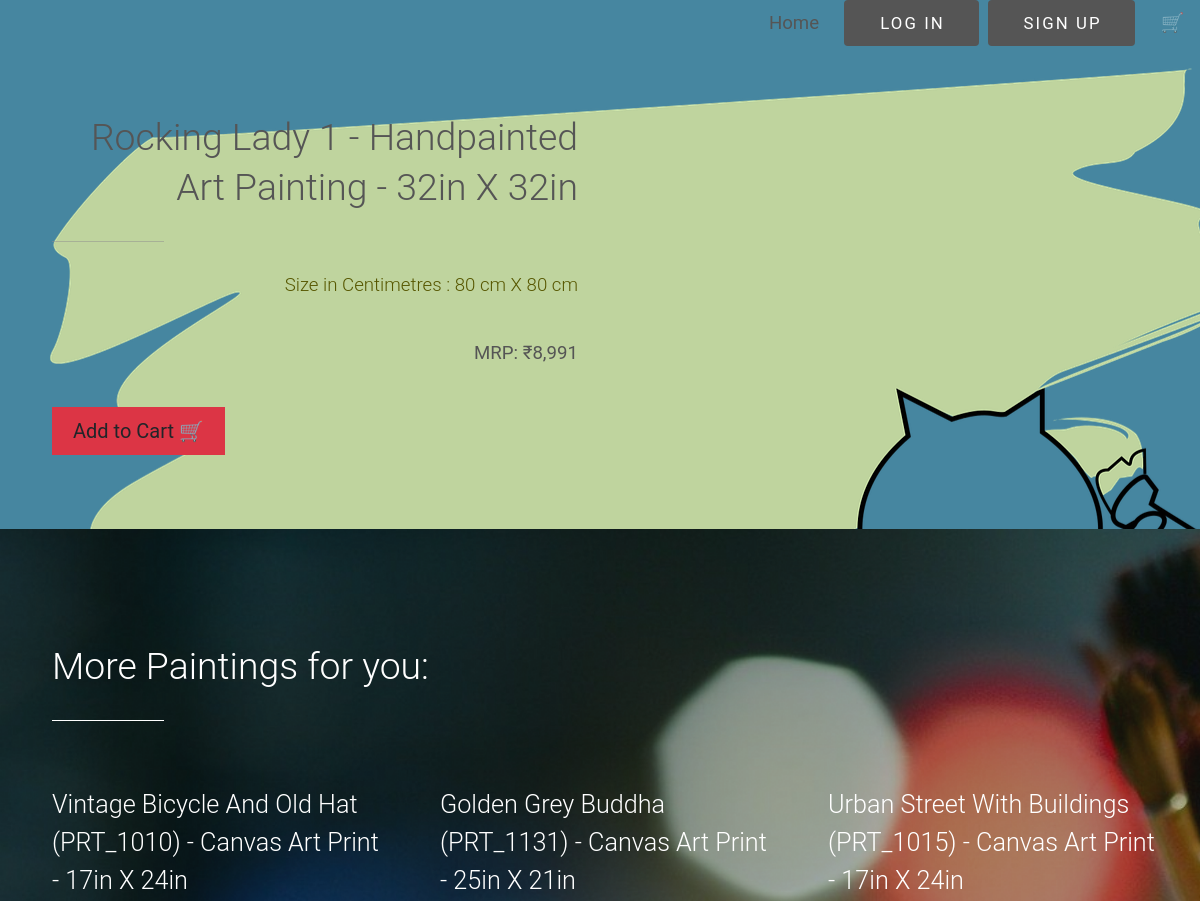
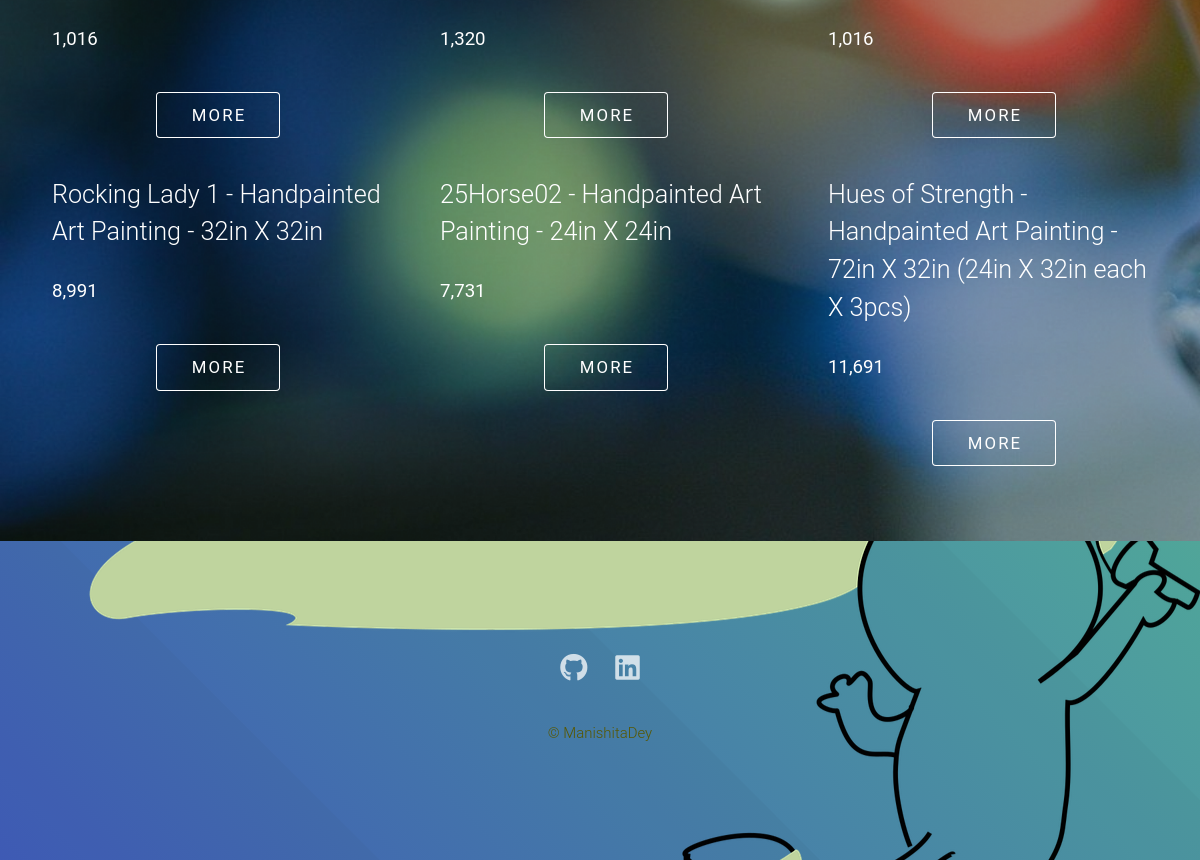
/show_product/4, run on the app's committed database (2 pictures, top to bottom).
### main.py (models this page shows)
class Product(db.Model):
    __tablename__ = 'product'
    id = db.Column(db.Integer, primary_key = True)
    name = db.Column(db.String(500), nullable = False)
    size = db.Column(db.String(250), nullable = True)
    price = db.Column(db.String(250), nullable = False)
    image = db.Column(db.String(1000), nullable = False)

### main.py (the view)
@app.route('/show_product/<int:prod_id>')
def show(prod_id):
    flag = False
    all_products = db.session.query(Product).all()
    prod = db.session.query(Product).get(prod_id)
    if current_user.is_authenticated:
        all_cart_items = Cart.query.filter_by(user_id=current_user.id).all()
    else:
        all_cart_items = []
    for item in all_cart_items:
        if item.name == prod.name:
            flag = True
            break
        else:
            flag = False
    return render_template('show_product.html', product = prod, products = all_products, btn_flag = flag)

### templates/show_product.html (shortened to what this page needs)
<!DOCTYPE HTML>
<html>
	<head>
		<link href="https://cdn.jsdelivr.net/npm/bootstrap@5.0.2/dist/css/bootstrap.min.css" rel="stylesheet">
		<link rel="stylesheet" href="../static/assets/css/main.css" />
	</head>
	<body class="is-preload">
<div style="background-color:#b5c491;">
					<ul class="nav fixed-top nav-pills justify-content-end">
						  <li class="nav-item">
    <a class="nav-link " href="{{url_for('home')}}">
		<strong>
			{% if current_user.is_authenticated %}
			{{current_user.name}}
			{% else %}
			Home
			{% endif %}
		</strong></a>
  </li>
						{% if not current_user.is_authenticated %}
  <li class="nav-item">
	  <a href="{{url_for('login')}}" class="button primary">Log in</a></li>
						<li class = "nav-item"><a href="{{url_for('register')}}" class="button primary">Sign Up</a></li>
						{% else %}
						<li class = "nav-item"><a href="{{url_for('logout')}}" class="button primary">Log Out</a></li>
						{% endif %}
						<li class="nav-item">
    <a class="nav-link " href="{{url_for('cart')}}"><strong>🛒</strong></a>
  </li>
</ul>
</div>
				<section id = 'one' class = 'main style1'>
				<div class="container">
					<div class="row gtr-150">
						<div class="col-6 col-12-medium">
							<header class="major">
								<h2 style= "text-align:right;">{{product.name}}</h2>
							</header>
							<p style= "text-align:right; color:#575700;">{{product.size}}</p>
							<p style= "text-align:right;"> <strong>MRP: ₹{{product.price}}</strong></p>
							{% if btn_flag == False %}
							<a class = "btn btn-lg bg-danger" href="{{url_for('add_to_cart', prod_id  = product.id)}}"   role="button">Add to Cart 🛒</a>
							{% else %}
							<a class = "btn btn-lg bg-danger" href="{{url_for('delete_from_cart', prod_id  = product.id)}}"   role="button">Remove from Cart 🛒</a>
							{% endif %}
						</div>
						<div class="col-6 col-12-medium imp-medium">
						</div>
					</div>
				</div>
			</section>
			<section id="two" class="main style2">
				<div class="container">
					<header class="major">
						<h2>More Paintings for you:</h2>
					</header>
					<div class="row gtr-150">
						{% for product in products %}
						<div class="col-4 col-12-medium">
							<a href="{{url_for('show',prod_id = product.id)}}"><h3>{{product.name}}</h3></a>
							<p><strong>{{product.price}}</strong></p>
							<ul class="actions special">
								<li><a href="{{url_for('show',prod_id = product.id)}}" class="button">More</a></li>
							</ul>
						</div>
						{% endfor %}
					</div>
				</div>
			</section>
			<section id="footer">
				<ul class="icons">
					<li><a href="https://github.com/manishita-dey" class="icon brands alt fa-github"><span class="label">GitHub</span></a></li>
					<li><a href="https://www.linkedin.com/in/manishita-dey-9a9115135/" class="icon brands alt fa-linkedin"><span class="label">LinkedIn</span></a></li>
				</ul>
				<ul class="copyright">
					<li style="color:#575700">&copy; ManishitaDey</li>				</ul>
			</section>
	</body>
</html>

### data on the page
Product: name "Rocking Lady 1 - Handpainted Art Painting - 32in X 32in", size "Size in Centimetres : 80 cm X 80 cm", price "8,991"
Product: name "Vintage Bicycle And Old Hat (PRT_1010) - Canvas Art Print - 17in X 24in", price "1,016"
Product: name "Golden Grey Buddha (PRT_1131) - Canvas Art Print - 25in X 21in", price "1,320"
Product: name "Urban Street With Buildings (PRT_1015) - Canvas Art Print - 17in X 24in", price "1,016"
Product: name "25Horse02 - Handpainted Art Painting - 24in X 24in", price "7,731"
Product: name "Hues of Strength - Handpainted Art Painting - 72in X 32in (24in X 32in each X 3pcs)", price "11,691"
